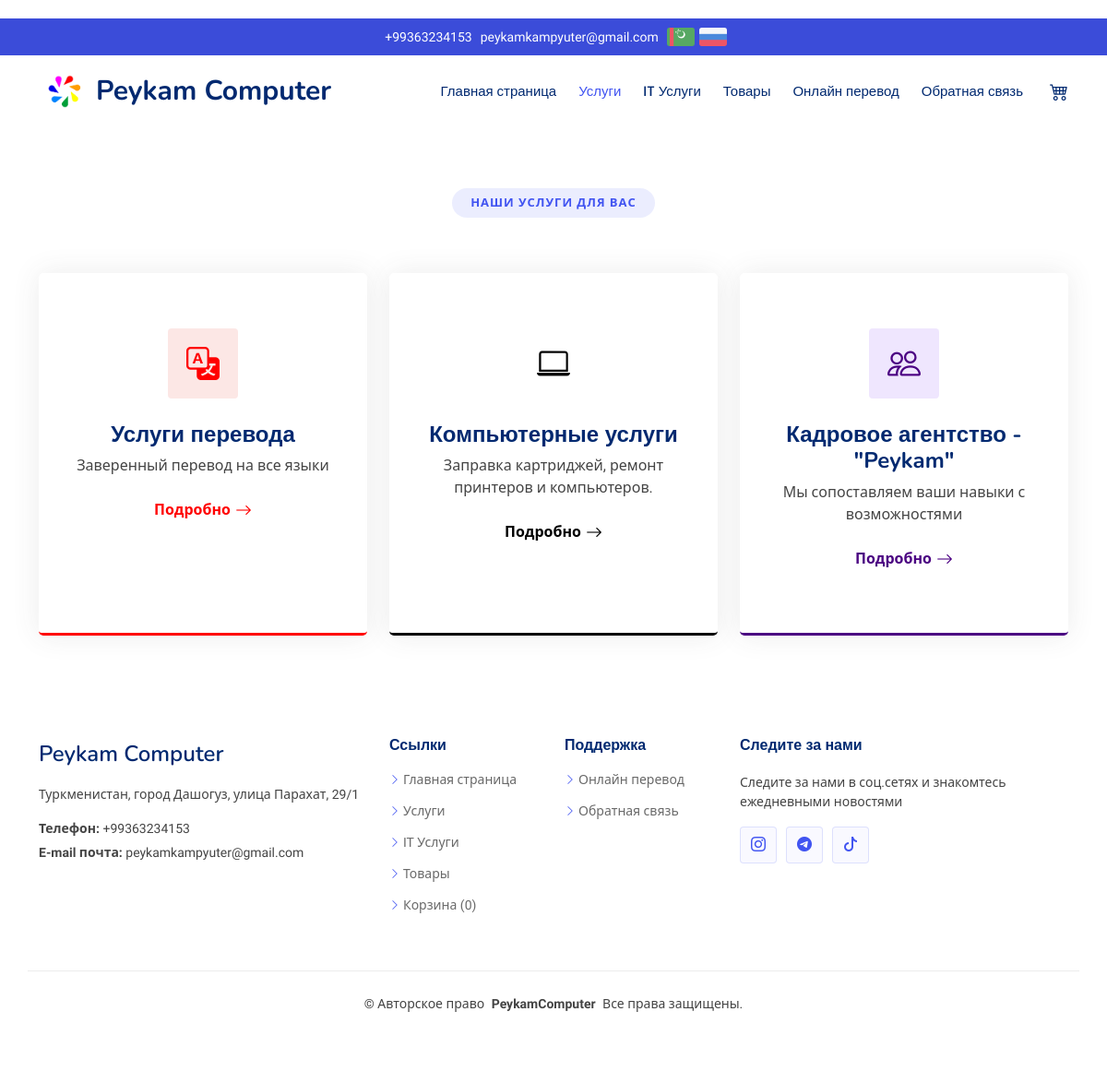
Screenshot of /ru/services/ with the database file from the repository.
### main/models.py (models this page shows, shortened)
class Info(models.Model):
    logo_name = models.CharField(max_length = 500, blank=True)
    title_name = models.CharField(max_length = 500, blank=True)
    title_name_russian = models.CharField(max_length = 500, blank=True)
    email_1 = models.CharField(max_length = 500, blank=True)
    email_2 = models.CharField(max_length = 500, blank=True)
    phone_1 = models.CharField(max_length = 500, blank=True)
    phone_2 = models.CharField(max_length = 500, blank=True)
    address_1 = models.CharField(max_length = 500, blank=True)
    address_1_russian = models.CharField(max_length = 500, blank=True)
    address_2 = models.CharField(max_length = 500, blank=True)
    address_2_russian = models.CharField(max_length = 500, blank=True)
    work_hours = models.CharField(max_length = 500, blank=True)
    instagram_link = models.CharField(max_length = 500, blank=True)
    tiktok_link = models.CharField(max_length = 500, blank=True)
    telegram_link = models.CharField(max_length = 500, blank=True)
    class Meta:
        verbose_name = "Site info"
        verbose_name_plural = "Site info"

class Service(models.Model):
    icon = models.CharField(max_length = 100, blank=True)
    color = models.CharField(max_length = 100, blank=True)
    title = models.CharField(max_length = 250, blank=True)
    short_description = models.TextField(blank=True)
    full_description = models.TextField(blank=True)
    title_russian = models.CharField(max_length = 250, blank=True)
    short_description_russian = models.TextField(blank=True)
    full_description_russian = models.TextField(blank=True)
    image = models.ImageField(upload_to='images', blank=True)
    image_russian = models.ImageField(upload_to='images', blank=True)

### main/views.py (the view)
# urls.py: path('ru/services/', views.services_russian, name="services_russian"),
def services_russian(request):
    page = "services"
    language = "russian"
    services = Service.objects.all()
    context = {
        'page': page,
        'language': language,
        'services': services
    }
    context['title_name'] = "Peykam | Услуги"
    return render(request, 'russian/services.html', context)

### main/templatetags/custom_filters.py (called while the page is built)
@register.filter
def to_rgb(value):
    value = tuple(webcolors.name_to_rgb(value)) + (0.1,)
    return value

### templates/russian/services.html (shortened to what this page needs)
{% extends 'russian/base.html' %}
{% load static %}
{% block content %}
<section id="services" class="services section">
  <br><br><br><br><br><br>
  <div class="container section-title" data-aos="fade-up">
    <h2>Наши услуги для вас</h2>
  </div>
  <div class="container">
    <div class="row gy-4">
      {% for service in services %}
      <div class="col-lg-4 col-md-6" data-aos="fade-up" data-aos-delay="100">
        <div class="service-item item-{{service.color}} position-relative">
          <i class="bi bi-{{service.icon}} icon"></i>
          <h3>{{service.title_russian}}</h3>
          <p>{{service.short_description_russian}}</p>
          <a href="{% url 'service_russian' service.id %}" class="read-more stretched-link"><span>Подробно</span> <i class="bi bi-arrow-right"></i></a>
        </div>
      </div>
      {% endfor %}
    </div>
  </div>
</section>
  {% endblock %}

### templates/russian/navigation.html (shortened to what this page needs)
  {% load static %}
  <header id="header" class="header fixed-top">
    <div class="topbar d-flex align-items-center">
      <div class="container d-flex justify-content-center align-items-center">
        <div class="contact-info d-flex align-items-center">
          <i class="d-flex align-items-center"><a href="tel:{{phone_1}}">{{phone_1}}</a></i>
          <i class="d-flex align-items-center ms-1"><a href="mailto:{{email_1}}">{{email_1}}</a></i>
          <i class="d-flex align-items-center ms-1"><a href="{{turkmen_url}}"><img src="{% static 'assets/img/tm.png' %}" alt=""></a></i>
          <i class="d-flex align-items-center ms-0"><a href="{{russian_url}}"><img src="{% static 'assets/img/ru.png' %}" alt=""></a></i>
        </div>
        </div>
      </div>
    <div class="branding d-flex align-items-cente">
      <div class="container position-relative d-flex align-items-center justify-content-between">
        <a href="{% url 'index_russian' %}" class="logo d-flex align-items-center me-auto">
          <img src="{% static 'assets/img/logo.png' %}" alt="">
          <h1 class="sitename">{{logo_name}}</h1>
        </a>
        <nav id="navmenu" class="navmenu">
          <ul>
            {% if page == 'services' %}
            <li><a href="{% url 'index_russian' %}">Главная страница<br></a></li>
            <li><a href="{% url 'services_russian' %}" class="active">Услуги</a></li>
            <li><a href="{% url 'it_services_russian' %}">IT Услуги</a></li>
            <li><a href="{% url 'products_russian' %}">Товары</a></li>
            <li><a href="{% url 'translation_page_russian' %}">Онлайн перевод</a></li>
            <li><a href="{% url 'contact_russian' %}">Обратная связь</a></li>
            {% endif %}
            {% if cart_items_length == 0 %}
              <li><a href="{% url 'view_cart_russian' %}"><i class="bi bi-cart4" style="font-size: 20px;"></i></a></li>
            {% else %}
              <li><a href="{% url 'view_cart_russian' %}">({{cart_items_length}})<i class="bi bi-cart4" style="font-size: 20px;"></i></a></li>
            {% endif %}
          </ul>
        </nav>
      </div>
    </div>
  </header>

### templates/russian/footer.html
{% load static %}
  <footer id="footer" class="footer">
    <div class="container footer-top">
      <div class="row gy-4">
        <div class="col-lg-4 col-md-6 footer-about">
          <a href="{% url 'index_russian' %}" class="d-flex align-items-center">
            <span class="sitename">{{logo_name}}</span>
          </a>
          <div class="footer-contact pt-3">
            <p>{{address_1_russian}}</p>
            <p class="mt-3"><strong>Телефон:</strong> <span>{{phone_1}}</span></p>
            <p><strong>E-mail почта:</strong> <span>{{email_1}}</span></p>
          </div>
        </div>
        <div class="col-lg-2 col-md-3 footer-links">
          <h4>Ссылки</h4>
          <ul>
            <li><i class="bi bi-chevron-right"></i> <a href="{% url 'index_russian' %}">Главная страница</a></li>
            <li><i class="bi bi-chevron-right"></i> <a href="{% url 'services_russian' %}">Услуги</a></li>
            <li><i class="bi bi-chevron-right"></i> <a href="{% url 'it_services_russian' %}">IT Услуги</a></li>
            <li><i class="bi bi-chevron-right"></i> <a href="{% url 'products_russian' %}">Товары</a></li>
            <li><i class="bi bi-chevron-right"></i> <a href="{% url 'view_cart_russian' %}">Корзина ({{cart_items_length}})</a></li>
          </ul>
        </div>
        <div class="col-lg-2 col-md-3 footer-links">
          <h4>Поддержка</h4>
           <ul>
            <li><i class="bi bi-chevron-right"></i> <a href="{% url 'translation_page_russian' %}">Онлайн перевод</a></li>
            <li><i class="bi bi-chevron-right"></i> <a href="{% url 'contact_russian' %}">Обратная связь</a></li>
          </ul>
        </div>
        <div class="col-lg-4 col-md-12">
          <h4>Следите за нами</h4>
          <p>Следите за нами в соц.сетях и знакомтесь ежедневными новостями</p>
          <div class="social-links d-flex">
            <a href="https://www.instagram.com/{{instagram_link}}"><i class="bi bi-instagram"></i></a>
            <a href="https://telegram.org/"><i class="bi bi-telegram"></i></a>
            <a href="https://www.tiktok.com/"><i class="bi bi-tiktok"></i></a>
          </div>
        </div>
      </div>
    </div>
    <div class="container copyright text-center mt-4">
      <p>© <span>Авторское право</span> <strong class="px-1 sitename">PeykamComputer</strong> <span>Все права защищены.</span></p>
    </div>
  </footer>

### rows the page displays
Info: phone_1 "+99363234153", email_1 "peykamkampyuter@gmail.com", logo_name "Peykam Computer", address_1_russian "Туркменистан, город Дашогуз, улица Парахат, 29/1"
Service: title_russian "Услуги перевода", short_description_russian "Заверенный перевод на все языки"
Service: title_russian "Компьютерные услуги", short_description_russian "Заправка картриджей, ремонт принтеров и компьютеров."
Service: title_russian "Кадровое агентство - \"Peykam\"", short_description_russian "Мы сопоставляем ваши навыки с возможностями"

### other values shown
{{ cart_items_length }} "0"
